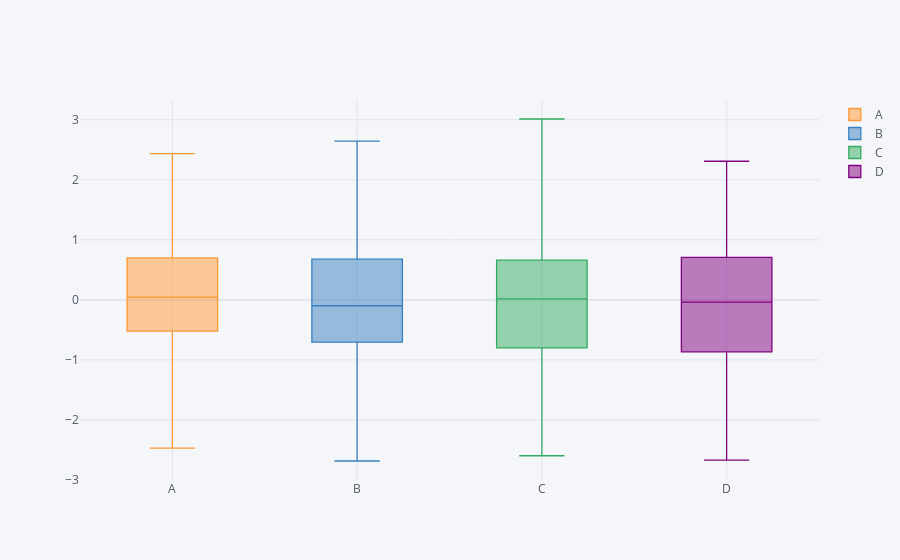

Notebook cell for this chart:
### Markdown cell above
### Box Plot

### Code cell
df.iplot(kind='box')
